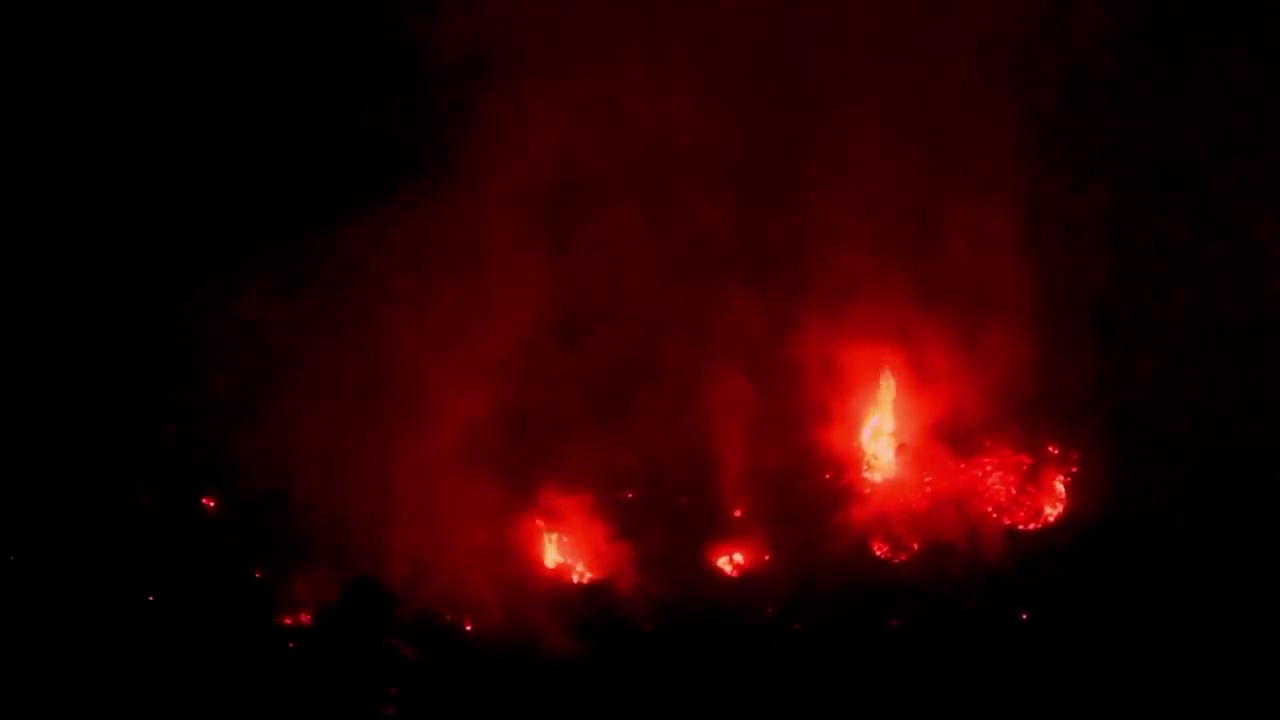
#> input picture frame 39 of video_noche.mp4, 1280 x 720 px
$ python deteccion_noche.py
#> lines starting #> are read from the running program, lines starting #| are printed output that depends on the picture; after the words box and inside, x2 and y2 are one past the last pixel; in counts of white or black regions, pixels touching at a corner belong together
### database.py
import sqlite3
import datetime

class Database:
    def __init__(self, db):
        self.conn = sqlite3.connect(db)
        self.cur = self.conn.cursor()
        self.cur.execute("""
                CREATE TABLE IF NOT EXISTS  fire_detections (
                        id INTEGER PRIMARY KEY AUTOINCREMENT,
                        time datetime DEFAULT CURRENT_TIMESTAMP,
                        frame blob
                        )""")
        self.conn.commit()

    def can_save(self):
        last = self.get_last()
        if last:
            # convirto str a datetime
            last_time = datetime.datetime.strptime(last[0][1], '%Y-%m-%d %H:%M:%S')
            print( f"Pasaron {(datetime.datetime.now() - last_time).total_seconds()}")
            if (datetime.datetime.now() - last_time).total_seconds() < 60:
                return False
            else:
                print("Se almacenó en la base de datos")
                return True
        else:
            return True

    def insert(self, frame, time=None):
        frame = sqlite3.Binary(frame)
        if self.can_save():
            if time:
                self.cur.execute("INSERT INTO fire_detections (time,frame) VALUES  (?, ?)", (time, frame))
            else:
                tiempo = datetime.datetime.now()
                tiempo = f"{tiempo.year}-{tiempo.month}-{tiempo.day} {tiempo.hour}:{tiempo.minute}:{tiempo.second}"
                print(tiempo)
                self.cur.execute("INSERT INTO fire_detections (time,frame) VALUES  (?, ?)", (tiempo, frame))
                # self.cur.execute("INSERT INTO fire_detections (frame) VALUES  (?)", (frame,))
            self.conn.commit()

    def view(self):
        self.cur.execute("SELECT * FROM fire_detections")
        rows = self.cur.fetchall()
        return rows

    def get_last(self):
        self.cur.execute("SELECT * FROM fire_detections ORDER BY id DESC LIMIT 1")
        rows = self.cur.fetchall()
        return rows


    def __del__(self):
        self.conn.close()


db = Database("fire_detections.db")
for algo in db.view():
    # if algo[0] == 1:
    print(f"{algo[0]}: T:{algo[1]}")
        # [15 lines of commented-out code are left out]

### deteccion_noche.py
import cv2
import numpy as np
from database import Database

cap = cv2.VideoCapture("video_noche.mp4")
w = int(cap.get(cv2.CAP_PROP_FRAME_WIDTH))
h = int(cap.get(cv2.CAP_PROP_FRAME_HEIGHT))
print(w, h)

ROJO = (0,0,255)
BLANCO = (255,255,255)

FUENTE = cv2.FONT_HERSHEY_PLAIN
ESCALA_FUENTE = 2
GROSOR_FUENTE = 2 #Pixeles
SEPARACION_TEXTO = w//2
SEPARACION_EJEY_TEXTO = ((h//10) // 5) * 4

desplazamiento = 0
VELOCIDAD_DESPLAZAMIENTO = 1

humo_detectado = False
HOLGURA_FRAMES = 5
frames_sin_deteccion = HOLGURA_FRAMES


valor_minimo = np.array([0,125,125])
valor_maximo = np.array([25,255,255])


def alerta(frame,desplazamiento):
    cv2.rectangle(frame, (0,0), (w,h//10), ROJO, -1)
    cv2.rectangle(frame, (0,h), (w,h-h//10), ROJO, -1)

    cv2.putText(frame, "ALERTA", (desplazamiento-w, h-11), FUENTE, ESCALA_FUENTE, BLANCO, GROSOR_FUENTE)
    cv2.putText(frame, "ALERTA", (desplazamiento-w+SEPARACION_TEXTO, h-11), FUENTE, ESCALA_FUENTE, BLANCO, GROSOR_FUENTE)
    cv2.putText(frame, "ALERTA", (desplazamiento, h-11), FUENTE, ESCALA_FUENTE, BLANCO, GROSOR_FUENTE)
    cv2.putText(frame, "ALERTA", (desplazamiento+SEPARACION_TEXTO, h-11), FUENTE, ESCALA_FUENTE, BLANCO, GROSOR_FUENTE)

    cv2.putText(frame, "ALERTA", (desplazamiento-w, SEPARACION_EJEY_TEXTO), FUENTE, ESCALA_FUENTE, BLANCO, GROSOR_FUENTE)
    cv2.putText(frame, "ALERTA", (desplazamiento-w+SEPARACION_TEXTO, SEPARACION_EJEY_TEXTO), FUENTE, ESCALA_FUENTE, BLANCO, GROSOR_FUENTE)
    cv2.putText(frame, "ALERTA", (desplazamiento, SEPARACION_EJEY_TEXTO), FUENTE, ESCALA_FUENTE, BLANCO, GROSOR_FUENTE)
    cv2.putText(frame, "ALERTA", (desplazamiento+SEPARACION_TEXTO, SEPARACION_EJEY_TEXTO), FUENTE, ESCALA_FUENTE, BLANCO, GROSOR_FUENTE)

while True:
  database = Database("fire_detections.db")
  ref, frame = cap.read()
#> frame is the input picture: shape (720, 1280, 3); mean B, G, R 1.6, 1.3, 35.7
  frame_hsv = cv2.cvtColor(frame, cv2.COLOR_BGR2HSV)
#> frame_hsv: shape (720, 1280, 3); mean H, S, V 57.8, 176.2, 35.7

  valor_minimo = np.array([0,125,125])
  valor_maximo = np.array([25,255,255])

  mask = cv2.inRange(frame_hsv, valor_minimo, valor_maximo)
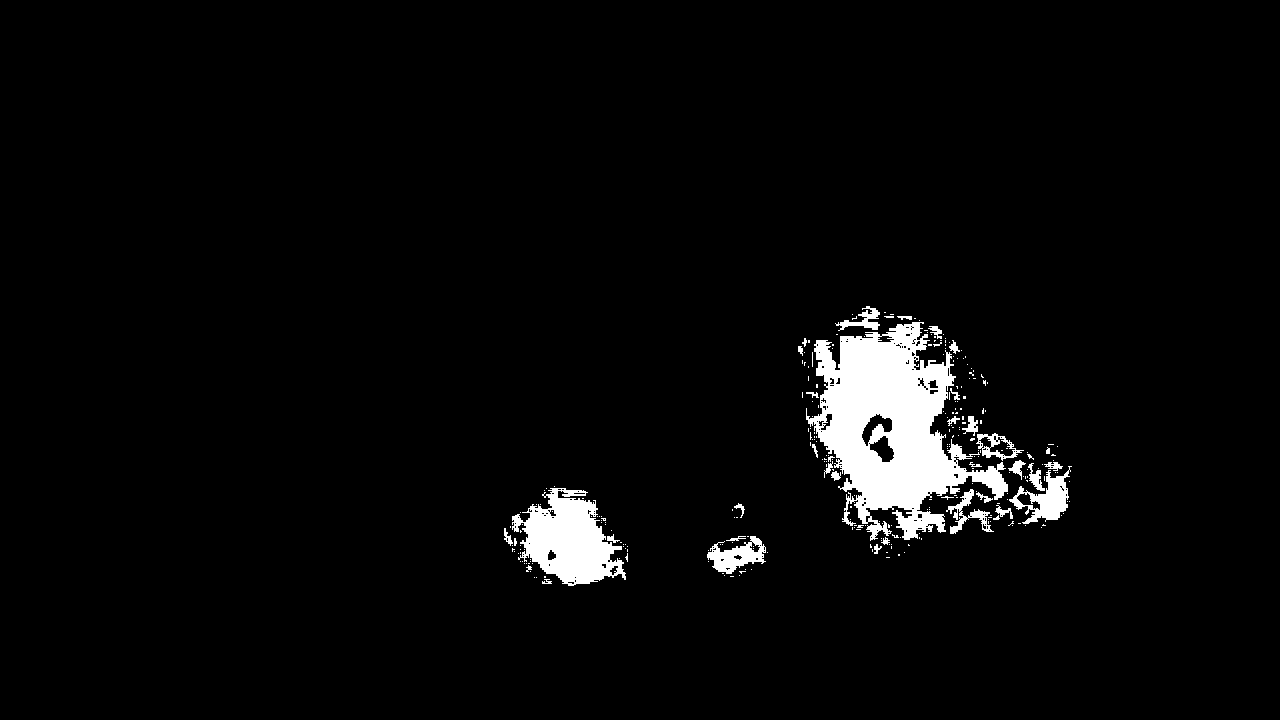
#> mask: shape (720, 1280); 3.7% white; 291 white regions (256 under 20 px)
  res = cv2.bitwise_and(frame, frame, mask=mask)
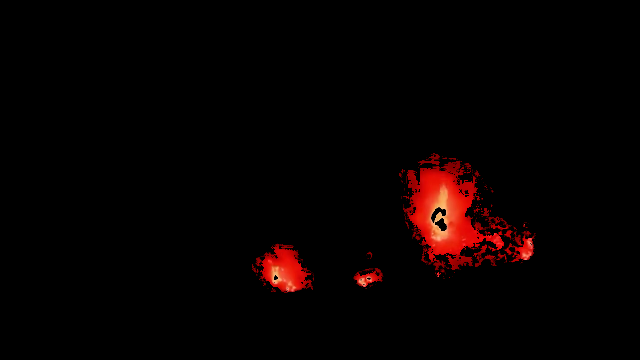
#> res: shape (720, 1280, 3) (shown at 1/2 size); mean B, G, R 0.7, 1.1, 7.5
  contornos, jerarquia = cv2.findContours(mask, cv2.RETR_EXTERNAL, cv2.CHAIN_APPROX_SIMPLE)
#> contornos = 286 contours, 259 with area under 20; largest, box (x1, y1, x2, y2) and area: (806, 322, 1008, 541) 21156, (512, 488, 626, 586) 6161, (1009, 466, 1072, 524) 1430, (707, 536, 766, 574) 1092, (976, 433, 1024, 461) 682; jerarquia = 286 rows, first 6: [1, -1, -1, -1], [2, 0, -1, -1], [3, 1, -1, -1], [4, 2, -1, -1], [5, 3, -1, -1], [6, 4, -1, -1]

  if len(contornos) != 0:
    humo_detectado = True
    for contorno in contornos:
      if cv2.contourArea(contorno) > 500:
        x,y,width,height = cv2.boundingRect(contorno)
        cv2.rectangle(frame, (x,y), (x + width, y+height), (0,0,255), 3)
#> this loop made 286 passes
#> (x, y, width, height) on passes 63, 135, 153, 195, 277: (707, 536, 59, 38), (512, 488, 114, 98), (1009, 466, 63, 58), (976, 433, 48, 28), (806, 322, 202, 219)
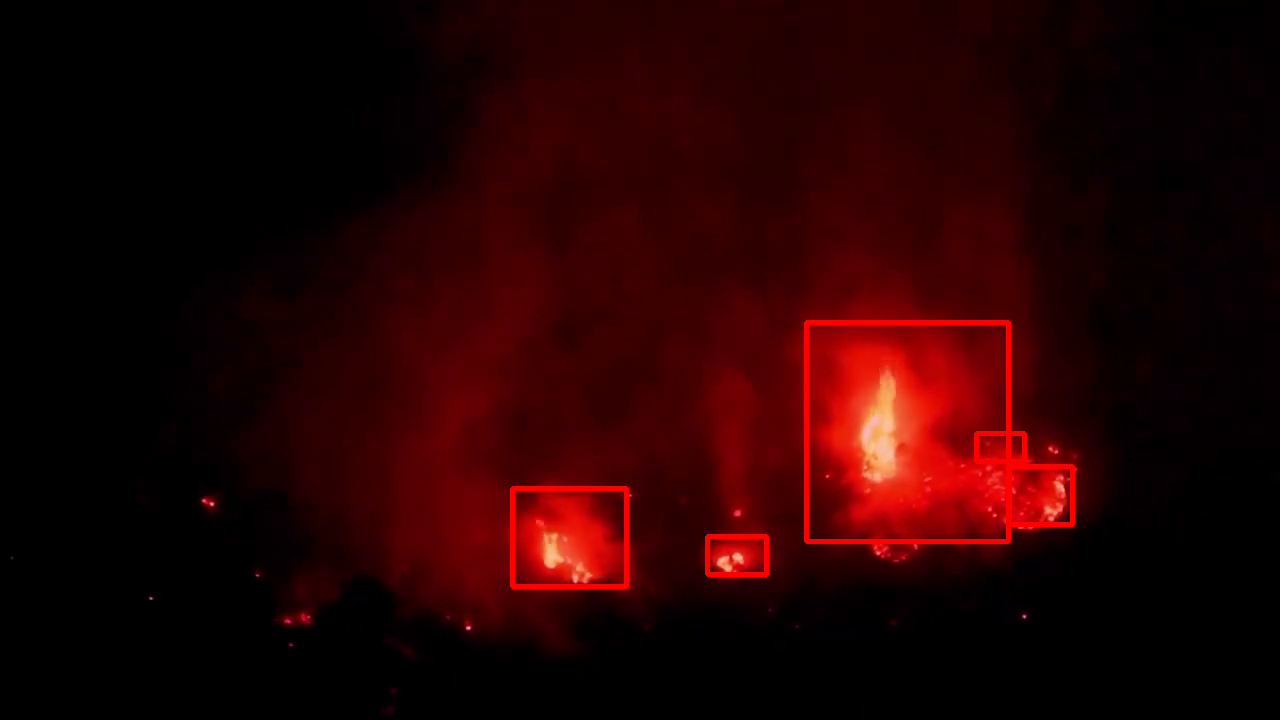
#> frame: shape (720, 1280, 3); 0.97% of pixels changed, all inside (x1, y1, x2, y2) = (510, 320, 1075, 589)
    database.insert(frame)

  if humo_detectado:
    alerta(frame, desplazamiento)
#> in alerta, `cv2.putText(frame, "ALERTA", (desplazamiento+SEPARACION_TEXTO, SEPARAC..`:
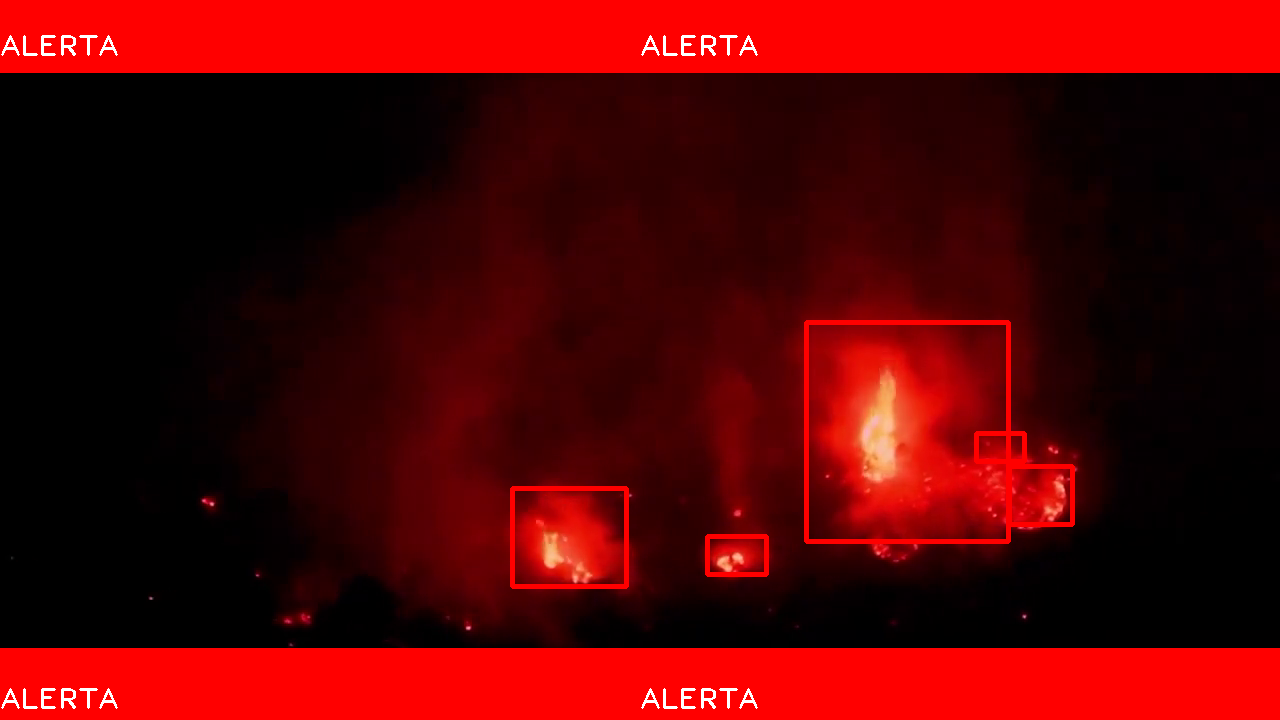
#> frame: shape (720, 1280, 3); mean B, G, R 2.3, 2.2, 86.5
    frames_sin_deteccion = 0
  elif frames_sin_deteccion < HOLGURA_FRAMES:
    alerta(frame, desplazamiento)
    frames_sin_deteccion += 1

  cv2.imshow("Prueba", mask)
  cv2.imshow("frame", frame)


  tecla = cv2.waitKey(1)
#> (key q is pressed here)
  if tecla & 0xFF == ord("q"):
    break
  elif tecla & 0xFF == ord("h"):
        humo_detectado = not humo_detectado

  desplazamiento += VELOCIDAD_DESPLAZAMIENTO
  if desplazamiento > w:
      desplazamiento = 0

cap.release()
cv2.destroyAllWindows()

$ run again, starting later in the video
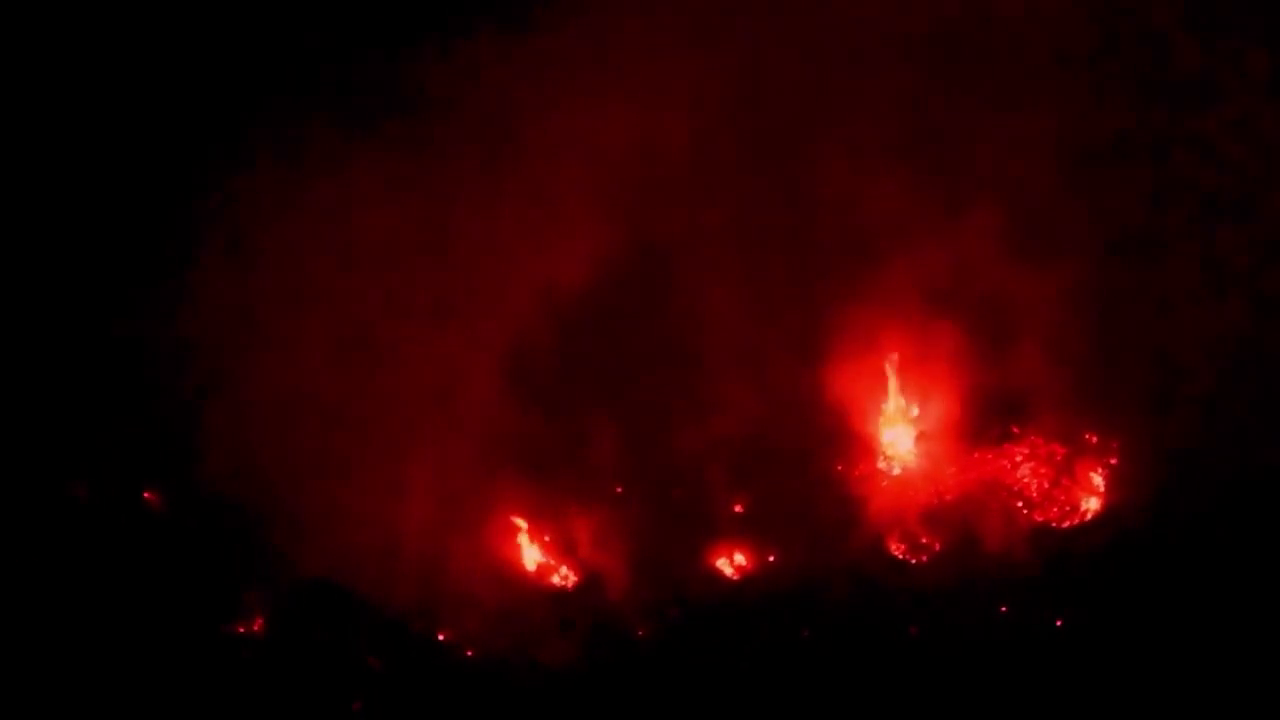
#> input picture frame 179 of video_noche.mp4, 1280 x 720 px
#> frame is the input picture: shape (720, 1280, 3); mean B, G, R 1.6, 1.3, 37.4
#> frame_hsv: shape (720, 1280, 3); mean H, S, V 58.7, 185.2, 37.4
#> `mask = cv2.inRange(frame_hsv, valor_minimo, valor_maximo)`:
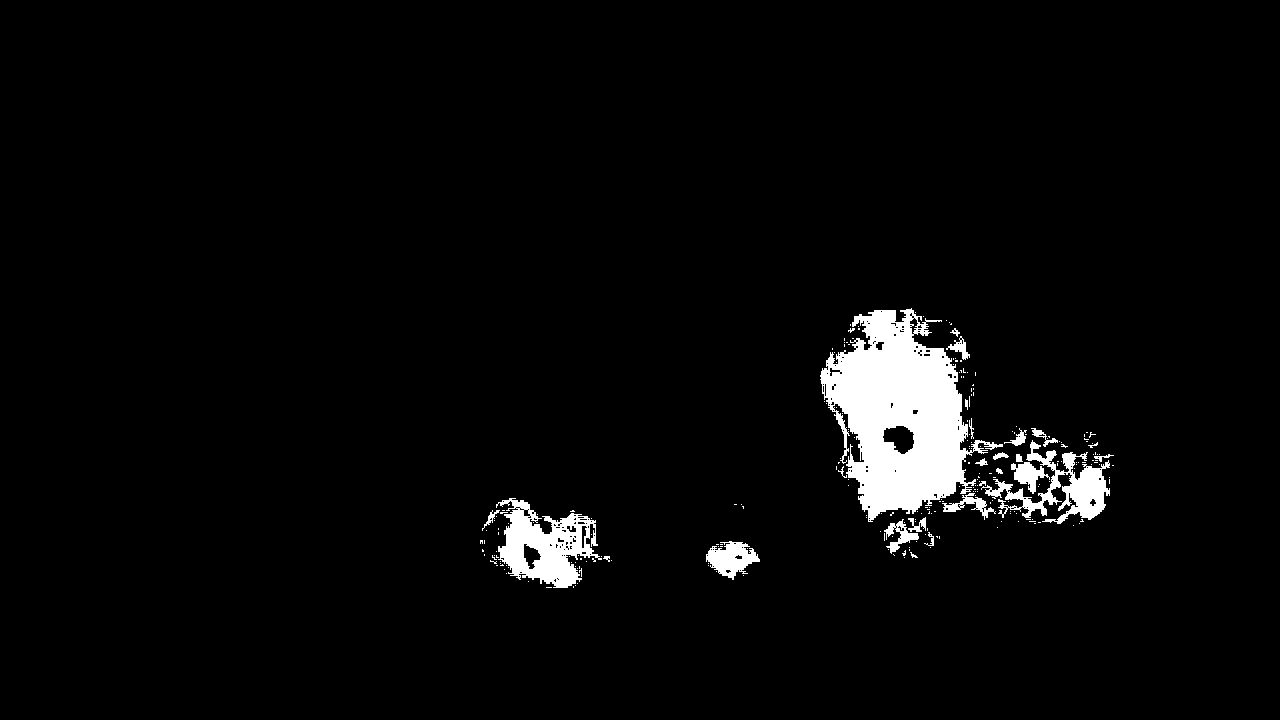
#> mask: shape (720, 1280); 3.6% white; 248 white regions (222 under 20 px)
#> contornos = 248 contours, 230 with area under 20; largest, box (x1, y1, x2, y2) and area: (820, 308, 1003, 522) 20276, (496, 498, 602, 588) 5021, (981, 440, 1110, 524) 2920, (706, 541, 760, 580) 1093, (1011, 462, 1050, 494) 494; jerarquia = 248 rows, first 6: [1, -1, -1, -1], [2, 0, -1, -1], [3, 1, -1, -1], [4, 2, -1, -1], [5, 3, -1, -1], [6, 4, -1, -1]
#> the loop `for contorno in contornos:` made 248 passes
#> (x, y, width, height) on passes 53, 119, 186, 248: (706, 541, 54, 39), (496, 498, 106, 90), (981, 440, 129, 84), (820, 308, 183, 214)
#> in alerta, `cv2.putText(frame, "ALERTA", (desplazamiento+SEPARACION_TEXTO, SEPARAC..`:
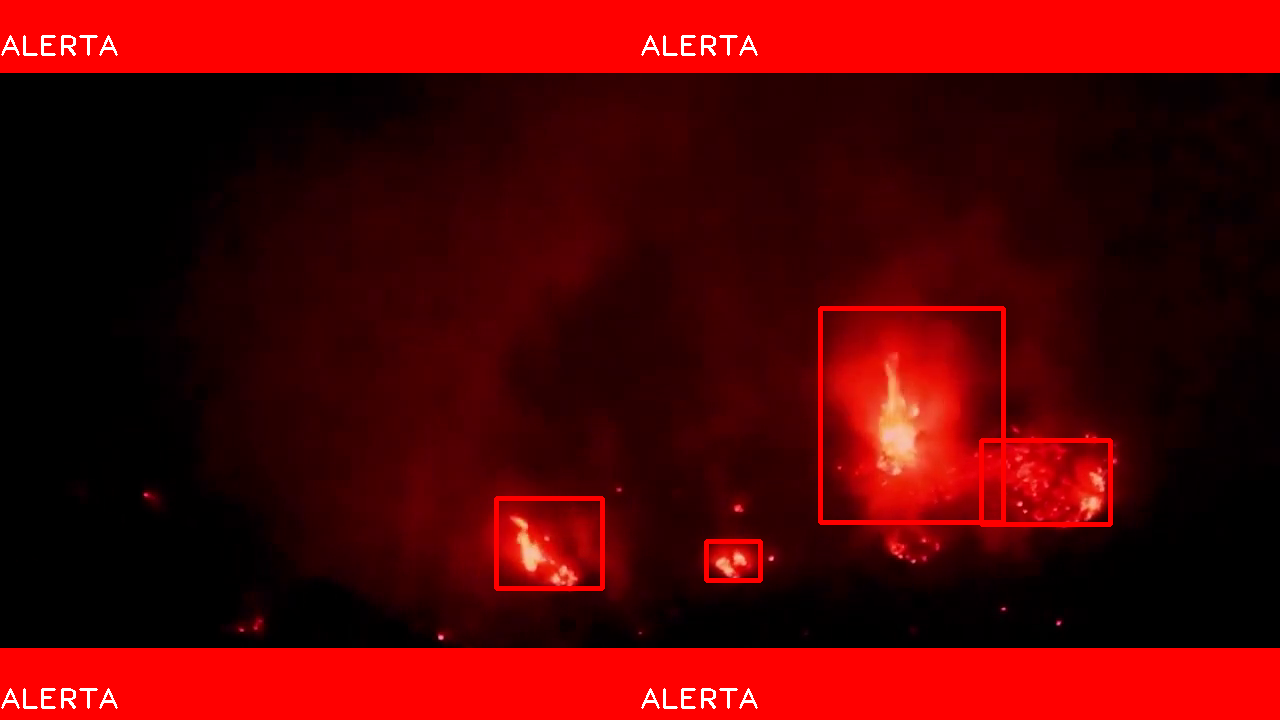
#> frame: shape (720, 1280, 3); mean B, G, R 2.4, 2.2, 88.2
